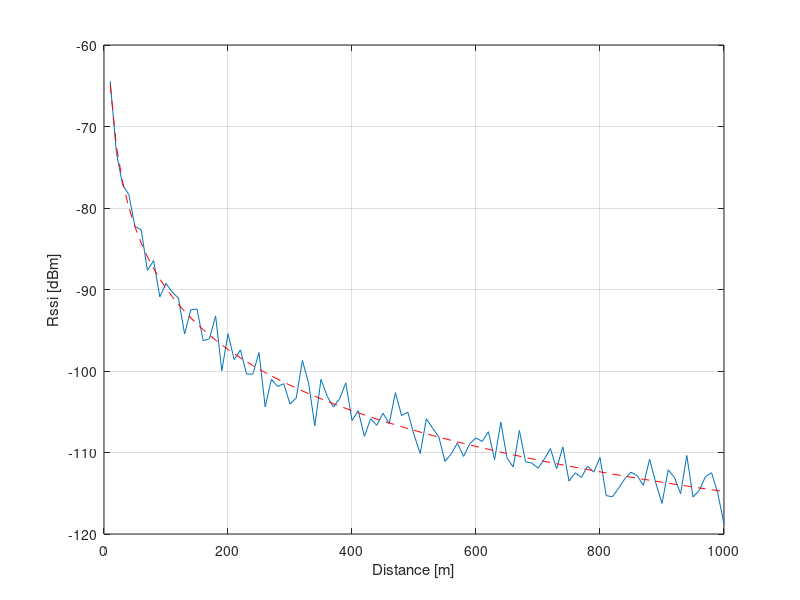
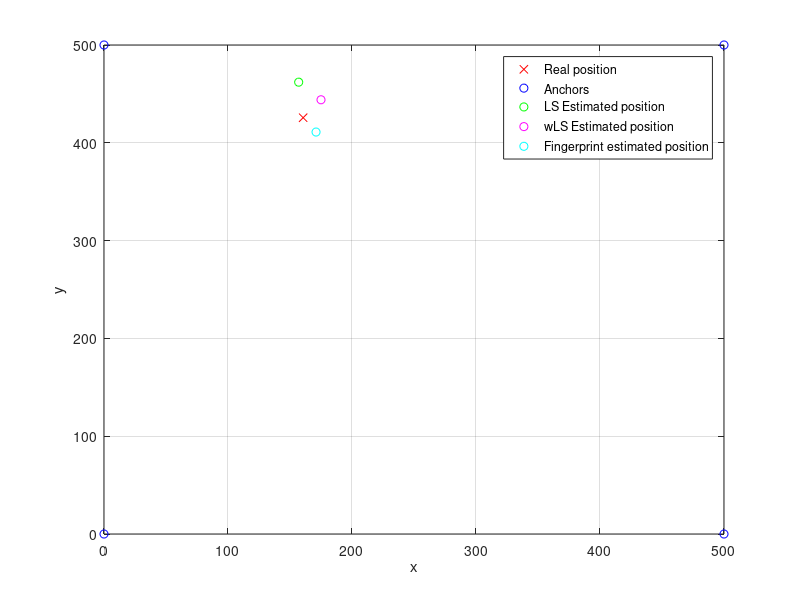
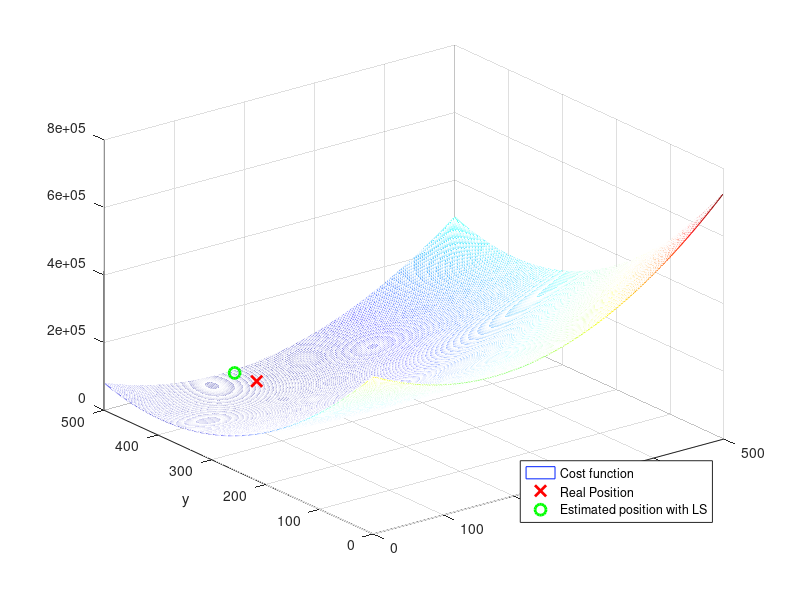
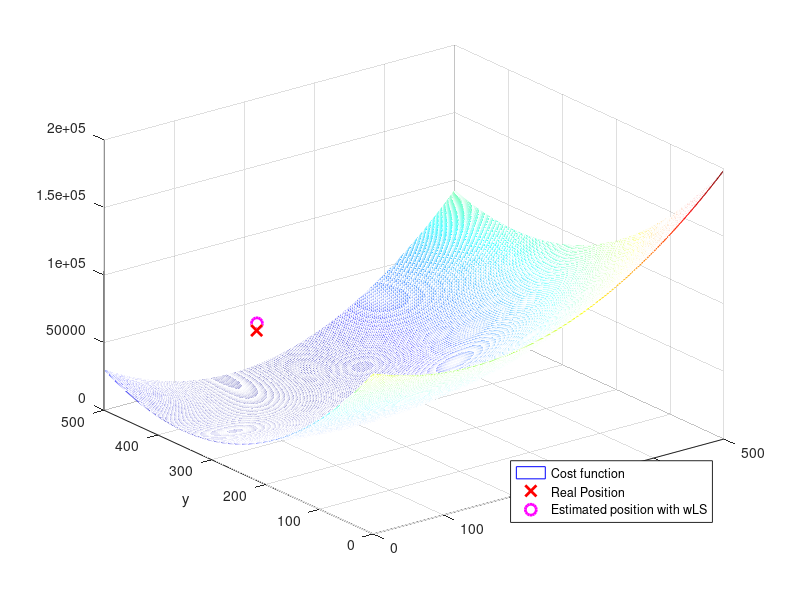

These figures' MATLAB source, in order:
clear 
close all
clc

%% Generate some data
distance = [10:10:1000]; %Dsiatnce in meter every 10m
P0 = -40; %Need to estmate to start 
np = 2.5; 
var_rssi = 3; %dBm - Variance
rssi = P0 - 10*np*log10(distance) + sqrt(var_rssi)*randn(size(distance)); %Gaussian process with zero mean
figure()
plot(distance,rssi);
xlabel('Distance [m]')
ylabel('Rssi [dBm]')
grid on
%Need to Estimate to start np P0 fro path loss model
%% estimate model parameters using least squares
rho = rssi';
%create H matrix
H = [ones(length(rho),1) -10*log10(distance')]; 
%apply least squares solution
theta = inv(H'*H)*H'*rho;
hold on
plot(distance,theta(1)-theta(2)*10*log10(distance),'--r')

%% Put some anchors and the target around and plot them
% 3 or 4 reference stations 
anchors = [0 0; 500 0; 0 500; 500 500];
target = 150+300*rand(1,2);
%distances from target to each anchor note
d = sqrt((target(1)-anchors(:,1)).^2 + (target(2)-anchors(:,2)).^2);
figure()
plot(target(1),target(2),'xr');
hold on
plot(anchors(:,1),anchors(:,2),'ob')
grid on

%% simulate rss measurements at/from the anchors
rho = P0 - 10*np*log10(d) + sqrt(var_rssi)*randn(size(d));%last component is random noise
d_est = 10.^((theta(1)-rho)./(10*theta(2)));

%% LS Localization using grid search
for i=1:500
    for j=1:500
        % for each point in the 500x500 area evaluate the cost function
        d = sqrt((i-anchors(:,1)).^2 + (j-anchors(:,2)).^2);
        J(j,i) = sum((d-d_est).^2);
        
        %weighted LS
        w = 1./(d_est.^2);
        w = w./sum(w);
        
        Jw(j,i) = sum(w.*((d-d_est).^2));
    end
end
%retrieve coordinates from the cost function
idx = find(J==min(min(J)));
[a,b] = ind2sub(size(J),idx);
est_target_ls = [b a];
plot(b,a,'og')

idx = find(Jw==min(min(Jw)));
[aw,bw] = ind2sub(size(Jw),idx);
est_target_lsw = [bw aw];
plot(bw,aw,'om')


%% fingerprint: assume to sample the space every 25 meter (that's cumbersome!)
idx_f = 1;
for i=1:10:500
    for j=1:10:500
        
        d = sqrt((i-anchors(:,1)).^2 + (j-anchors(:,2)).^2);
        FINGERPRINT_DB(idx_f,:) = P0 - 10*np*log10(d) + sqrt(var_rssi)*randn(size(d));
        FINGERPRINT_POS(idx_f,:) = [i j];
        idx_f = idx_f + 1;
    end
end

%% apply neareast neighbor fingerprint 
%instead of computing the distance line by line, let's use a built in
%Nearest finger print localization 
%Algorithm indexing and clean search
%Distances calculations can be eucledian, cosine similarity, L-1 norm
%function
%optimise distance calculations and can choose different calculation methods 
fingerprint_distance = pdist2(rho',FINGERPRINT_DB,'euclidean');
[min_similarity, idx] = min(fingerprint_distance);
est_target_fingerprint = FINGERPRINT_POS(idx,:);

plot(est_target_fingerprint(1),est_target_fingerprint(2),'oc')
legend('Real position','Anchors','LS Estimated position','wLS Estimated position','Fingerprint estimated position');
xlabel('x')
ylabel('y')


figure()
mesh(J)
xlabel('x')
ylabel('y')
colormap('jet')
hold on
plot3(target(1),target(2),50000,'xr','markersize',8,'linewidth',2)
plot3(b,a,50000,'og','markersize',8,'linewidth',2)
%plot3(bw,aw,50000,'om','markersize',8,'linewidth',2)
%plot3(est_target_fingerprint(1),est_target_fingerprint(2),50000,'oc','markersize',8,'linewidth',2)
legend('Cost function','Real Position','Estimated position with LS','location','southeast');


figure()
mesh(Jw)
xlabel('x')
ylabel('y')
colormap('jet')
hold on
plot3(target(1),target(2),50000,'xr','markersize',8,'linewidth',2)
%plot3(b,a,50000,'og','markersize',8,'linewidth',2)
plot3(bw,aw,50000,'om','markersize',8,'linewidth',2)
%plot3(est_target_fingerprint(1),est_target_fingerprint(2),50000,'oc','markersize',8,'linewidth',2)
legend('Cost function','Real Position','Estimated position with wLS','location','southeast');

%Path loss is better for non-controlled environment
%fingerprinting 






